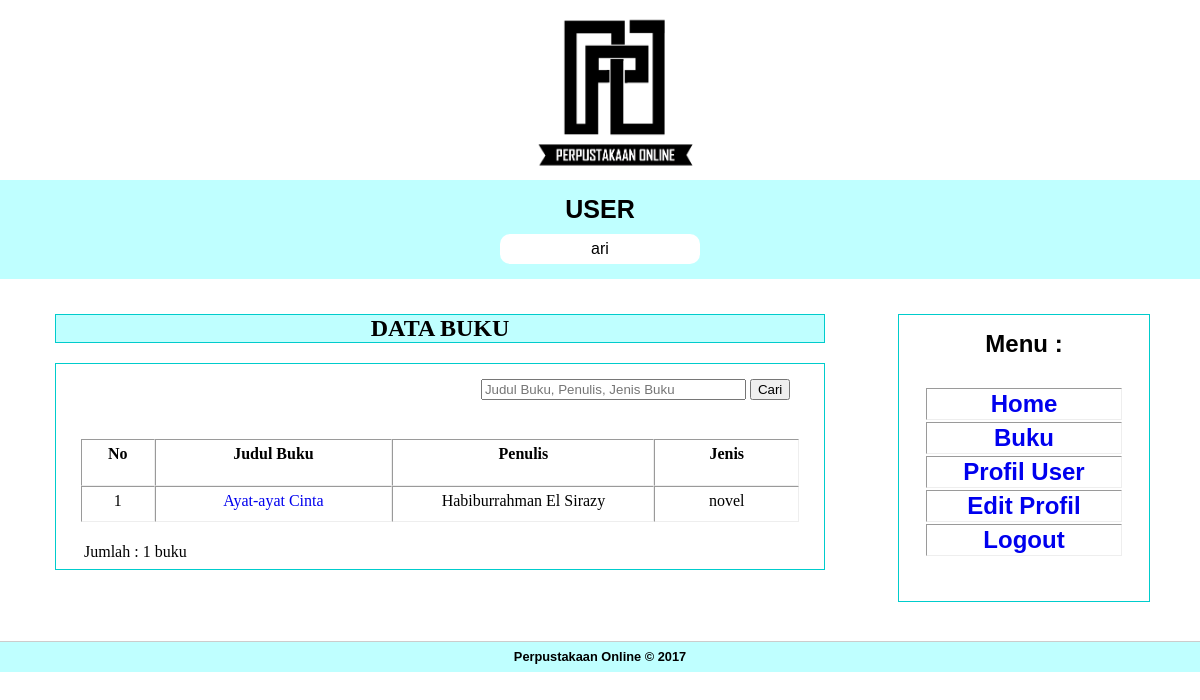
/user/index.php?page=buku_data (signed in), run on the app's committed database.
### tables this page shows
CREATE TABLE IF NOT EXISTS `tb_buku` (
  `id_buku` varchar(14) NOT NULL,
  `tgl_upload` date NOT NULL,
  `judul_buku` varchar(50) NOT NULL,
  `tipe_file` varchar(10) NOT NULL,
  `ukuran_file` varchar(20) NOT NULL,
  `file` varchar(60) NOT NULL,
  `penulis` varchar(50) NOT NULL,
  `jenis` enum('novel','komik','biografi','ensiklopedi','panduan') NOT NULL,
  PRIMARY KEY (`id_buku`)
);

### user/buku_data.php (the view, shortened to what this page needs)
<link rel="stylesheet" type="text/css" href="../artikelcss.css">
<div id="judul">DATA BUKU</div>
<div id="tabel">
<div align="left">
  <table width="100%" height="auto" align="center" cellspacing="0" cellpadding="5" border="0">
    <thead align="center">
      <tr>
        <td width="17%"><h6>&nbsp;</h6></td>
        <td width="38%"><strong><a style="text-decoration: none; color: #000;" href="?page=buku_input"  ></a></strong></td>
        <td width="45%" height="47">
        <form action="?page=buku_cari" method="post">
          <div align="left"><strong><a style="text-decoration: none; color: #000;" href="?page=buku_input"  ></a></strong>
            <input type="text" name="cari" size="30" placeholder="Judul Buku, Penulis, Jenis Buku"required>
            <input type="submit" name="button" id="submit" value="Cari" />
          </div>
        </form></td>
        </tr>
      </thead>
  </table>
</div>
<p>&nbsp;</p>
<table width="100%" height="auto" align="center" cellspacing="0" cellpadding="5" border="1">
  <thead align="center">
    <tr>
      <td width="10" height="47"><strong>No</strong></td>
      <td width="90"><strong>Judul Buku</strong></td>
      <td width="90"><strong>Penulis</strong></td>
      <td width="50"><strong>Jenis</strong></td>
      </tr>
  </thead>
  <?php
	$query = "SELECT * FROM tb_buku ORDER by id_buku DESC";
	$sql = mysql_query($query);
	$total = mysql_num_rows($sql);
	$no = 1;
	while ($data=mysql_fetch_array($sql)) { ?>
  <tbody align="center">
    <tr>
		<td height="36"><?php echo $no; ?></td>
   	            <td><div align="center"><a style="text-decoration: none;" href="<?php echo $data['file']; ?>"<?php echo $data['id_buku']; ?>" target="new"><?php echo $data['judul_buku']; ?></a></div></td>
		<td><?php echo $data['penulis']; ?></td>
		<td><?php echo $data['jenis']; ?></td>
	  </tr>
    <?php $no++; } ?>
  </tbody>
</table>
<p>&nbsp;</p>
<table width="100%" style="border:0px solid #9cc;">
  <tr>
    <td width="50%">Jumlah : <?php echo $total; ?> buku</td>
  </tr>
</table>
</div>
<p>&nbsp;</p>
<p>&nbsp;</p>

### artikelcss.css (style rules this page uses)
#tabel { height: auto; width: auto; border: 1px solid #0CC; padding: 10px 25px 5px; text-align: left; }
#judul { border: 1px solid #0cc; text-align: center; font-weight: bold; font-size: 24px; margin-bottom: 20px; background-color: #BFFFFF; }

### data on the page
tb_buku: judul_buku "Ayat-ayat Cinta", penulis "Habiburrahman El Sirazy", jenis "novel"

### other printed values
$_SESSION['username'] "ari"
$total "1"
